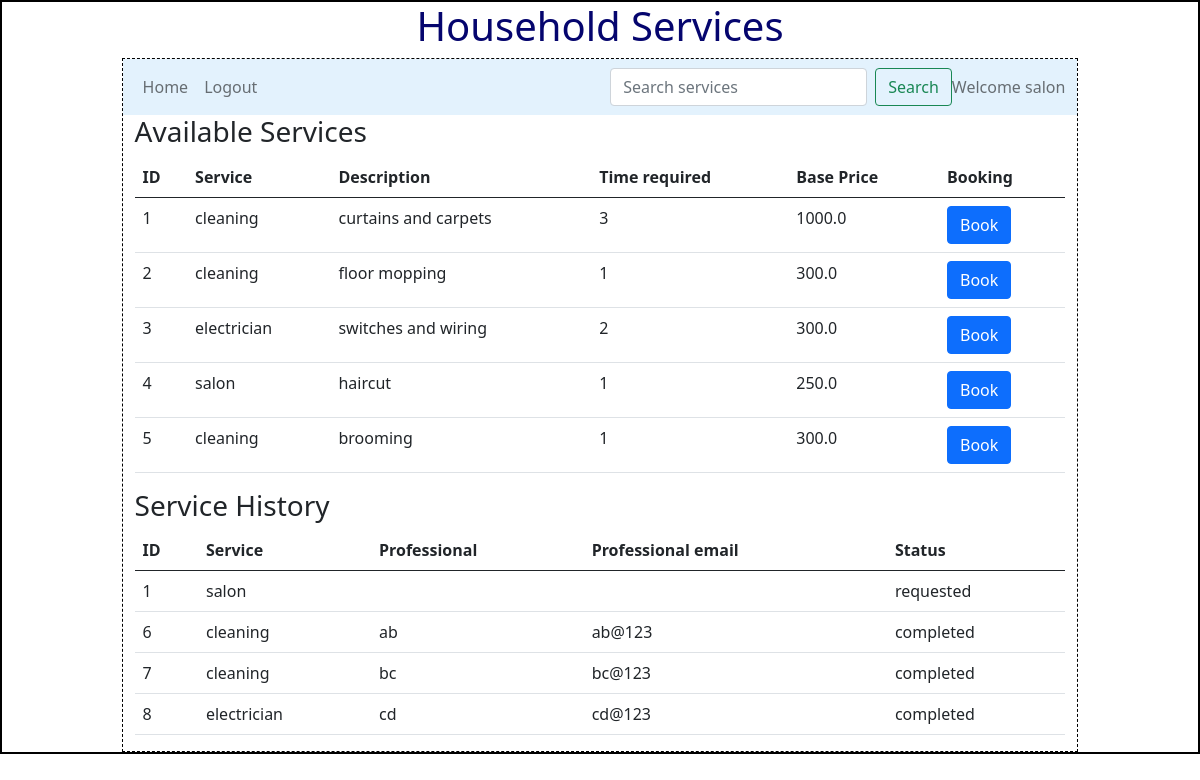
/customer/salon/4, run on the app's committed database.
### backend/models.py (models this page shows)
class Services(db.Model):
    __tablename__="services"
    service_id=db.Column(db.Integer,primary_key=True)
    name=db.Column(db.String,nullable=False)
    price=db.Column(db.Float,nullable=False)
    description=db.Column(db.String,unique=True,nullable=False)
    time_required=db.Column(db.Integer,nullable=False)
    service_professionals=db.relationship("Professional",cascade="all,delete",backref="services",lazy=True)
    service_service_requests=db.relationship("Service_requests",cascade="all,delete",backref="services",lazy=True)

class Service_requests(db.Model):
    __tablename__="service_requests"
    request_id=db.Column(db.Integer,primary_key=True)
    service_id=db.Column(db.Integer,db.ForeignKey("services.service_id"),nullable=False)
    customer_id=db.Column(db.Integer,db.ForeignKey("customer.customer_id"),nullable=False)
    professional_id=db.Column(db.Integer,db.ForeignKey("professional.professional_id"))
    date_requested=db.Column(db.DateTime,nullable=False)
    date_completed=db.Column(db.DateTime)
    status=db.Column(db.String,default="requested",nullable=False)
    rating=db.Column(db.Integer)
    remarks=db.Column(db.String)
    request_professional=db.relationship("Professional", backref="service_requests", lazy=True)
    request_customer=db.relationship("Customer",backref="service_requests",lazy=True)
    request_service=db.relationship("Services",backref="service_requests",lazy=True)

class Professional(db.Model):
    __tablename__="professional"
    professional_id=db.Column(db.Integer,primary_key=True)
    email=db.Column(db.String,db.ForeignKey("user.user_id"),nullable=False)
    full_name=db.Column(db.String,nullable=False)
    pin_code=db.Column(db.Integer,nullable=False)
    experience=db.Column(db.Integer,nullable=False)
    service_id=db.Column(db.Integer,db.ForeignKey("services.service_id"),nullable=False)
    count=db.Column(db.Integer,default=0,nullable=False)
    rating=db.Column(db.Integer)
    professional_requests=db.relationship("Service_requests",cascade="all,delete",backref="professional",lazy=True)
    professional_services = db.relationship("Services", backref="professional", lazy=True)

### backend/controllers.py (the view)
@app.route("/customer/<name>/<id>", methods=["GET", "POST"])
def customer_dashboard(name,id):
    services=get_services()
    customer_requests=get_customer_requests(id)
    return render_template("customer_dashboard.html",customer_requests=customer_requests,services=services,name=name,id=id)

### backend/controllers.py (called while the page is built)
def get_services():
    services=Services.query.all()
    return services

def get_customer_requests(id):
    customer_requests=Service_requests.query.filter_by(customer_id=id).all()
    return customer_requests

### templates/customer_dashboard.html
{%extends "customer_home_layout.html"%}
{%block content%}
<div class="container">
    <div><h3>Available Services</h3></div>
    {%if services%}
    <table class="table">
        <thead>
          <tr>
            <th scope="col">ID</th>
            <th scope="col">Service</th>
            <th scope="col">Description</th>
            <th scope="col">Time required</th>
            <th scope="col">Base Price</th>
            <th scope="col">Booking</th>
          </tr>
        </thead>
        <tbody>
            {%for service in services%}
          <tr>
            <td>{{service.service_id}}</td>
            <td>{{service.name}}</td>
            <td>{{service.description}}</td>
            <td>{{service.time_required}}</td>
            <td>{{service.price}}</td>
            <td><a class="btn btn-primary" href="/customer/{{name}}/{{id}}/{{service.service_id}}/book" type="button">Book</a></td>
          </tr>
          {%endfor%}
        </tbody>
      </table>
      {%else%}
      <div>No services available..</div>
      {%endif%}
  </div>
  <div class="container">
    <div><h3>Service History</h3></div>
    {%if customer_requests%}
    <table class="table">
      <thead>
        <tr>
          <th scope="col">ID</th>
          <th scope="col">Service</th>
          <th scope="col">Professional</th>
          <th scope="col">Professional email</th>
          <th scope="col">Status</th>
        </tr>
      </thead>
      <tbody>
        {%for request in customer_requests%}
        <tr>
          <td>{{request.request_id}}</td>
          <td>{{request.request_service.name}}</td>
          <td>{{request.request_professional.full_name}}</td>
          <td>{{request.request_professional.email}}</td>
          {%if request.status=="accepted"%}
          <td><a class="btn btn-primary" href="/customer/{{name}}/{{id}}/{{request.request_id}}/close" type="button">Close it?</a></td>
          {%else%}
          <td>{{request.status}}</td>
          {%endif%}
        </tr>
        {%endfor%}
      </tbody>
    </table>
    {%else%}
    <div>You have not used any services..</div>
    {%endif%}
  </div>
  {%endblock%}

### templates/customer_home_layout.html (shortened to what this page needs)
<!DOCTYPE html>
<html>
    <head>
        <link rel="stylesheet" href="/static/styles/main.css">
        <link href="https://cdn.jsdelivr.net/npm/bootstrap@5.0.2/dist/css/bootstrap.min.css" rel="stylesheet">
    </head>
    <body>
        <div class="my_container">
            <div class="center"><h1>Household Services</h1></div>
            <div class="my_panel">
                <nav class="navbar navbar-expand-lg navbar-light" style="background-color: #e3f2fd;">
                    <div class="container-fluid">
                      <div class="collapse navbar-collapse" id="navbarText">
                        <ul class="navbar-nav me-auto mb-2 mb-lg-0">
                          <li class="nav-item">
                            <a class="nav-link" href="/customer/{{name}}/{{id}}">Home</a>
                          </li>
                          <li class="nav-item">
                            <a class="nav-link" href="/login">Logout</a>
                          </li>
                        </ul>
                        <form class="d-flex" method="POST" action="/customer/{{name}}/{{id}}/search">
                          <input class="form-control me-2" type="search" placeholder="Search services" aria-label="Search" name="search_txt" id="search_txt">
                          <button class="btn btn-outline-success" type="submit">Search</button>
                        </form>
                        <span class="navbar-text">
                          <div>Welcome {{name}}</div>
                        </span>
                      </div>
                    </div>
                  </nav>
                  {%block content%}{%endblock%}
            </div>
        </div>
    </body>
</html>

### static/styles/main.css (style rules this page uses)
* { margin:0px; }
.my_container { border: 2px solid black; }
.my_panel { width: 80%; margin: auto; height: auto; border: 1px dashed black; }
.center { text-align: center; margin: auto; color: rgb(5,5,110) }

### data on the page
Services: name "salon", service_id "4", description "haircut", time_required "1", price "250.0"
Services: service_id "1", name "cleaning", description "curtains and carpets", time_required "3", price "1000.0"
Services: service_id "2", name "cleaning", description "floor mopping", time_required "1", price "300.0"
Services: service_id "3", name "electrician", description "switches and wiring", time_required "2", price "300.0"
Services: service_id "5", name "cleaning", description "brooming", time_required "1", price "300.0"
Service_requests: request_id "1", request_service.name "salon", status "requested"
Service_requests: request_id "6", request_service.name "cleaning", request_professional.full_name "ab", request_professional.email "ab@123", status "completed"
Service_requests: request_id "7", request_service.name "cleaning", request_professional.full_name "bc", request_professional.email "bc@123", status "completed"
Service_requests: request_id "8", request_service.name "electrician", request_professional.full_name "cd", request_professional.email "cd@123", status "completed"
